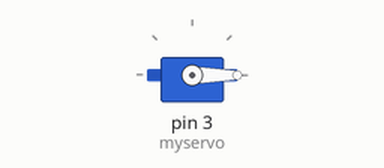
Bench run of a sketch on a simulated Arduino Uno, built with avr-gcc and run on an emulated ATmega328P. Parts: servo.

Above: at 0.05 s.
Timing chart, 0 to 4.6 s (numbered marks = the images above):
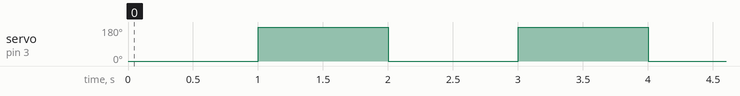

The sketch:

servo.ino
```cpp
#include <Servo.h>

// servo
Servo myservo;
#define SERVO_DEGREE_PIPE 0
#define SERVO_DEGREE_GRINDER 180
#define SERVO_MOVEMENT_TIME 1

void move_servo(int degree){
  myservo.write(degree);
  delay(SERVO_MOVEMENT_TIME*1000);
}

//setup
void setup() {
  myservo.attach(3);
}

void loop() {
  move_servo(SERVO_DEGREE_PIPE);
  move_servo(SERVO_DEGREE_GRINDER);
}
```

Measured:
- by itself, servo on pin 3 (myservo): alternates 180° for 1.0 s and 0° for 1.0 s
